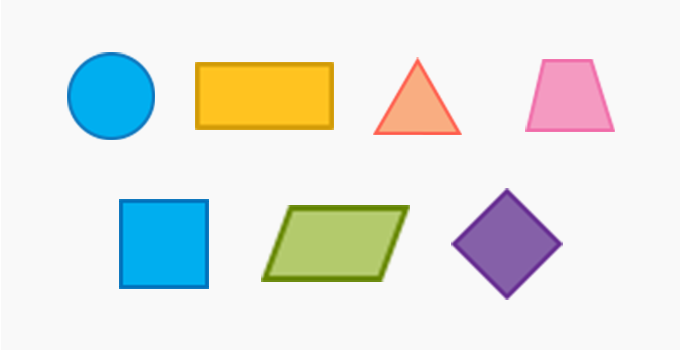
#> input picture shape.png, 680 x 350 px
$ python opencv23DtectGeomtrcShape.py
#> lines starting #> are read from the running program, lines starting #| are printed output that depends on the picture; after the words box and inside, x2 and y2 are one past the last pixel; in counts of white or black regions, pixels touching at a corner belong together; long printed decimals are rounded
import cv2
import numpy as np

img = cv2.imread('shape.png')
#> img is the input picture: shape (350, 680, 3); mean B, G, R 227.2, 231.2, 227.4
imGrey = cv2.cvtColor(img, cv2.COLOR_BGR2GRAY)
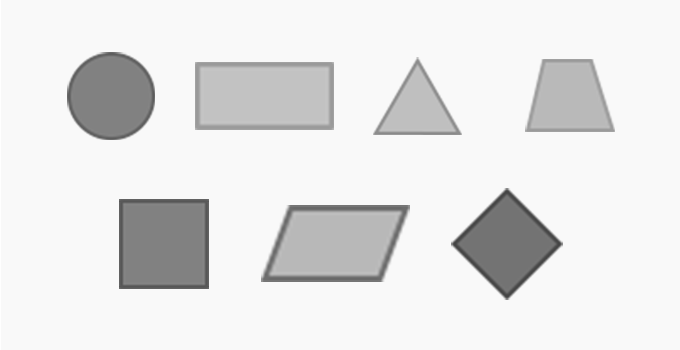
#> imGrey: shape (350, 680); min 68, max 255, mean 229.5

_, thresh = cv2.threshold(imGrey, 240, 255, cv2.THRESH_BINARY)
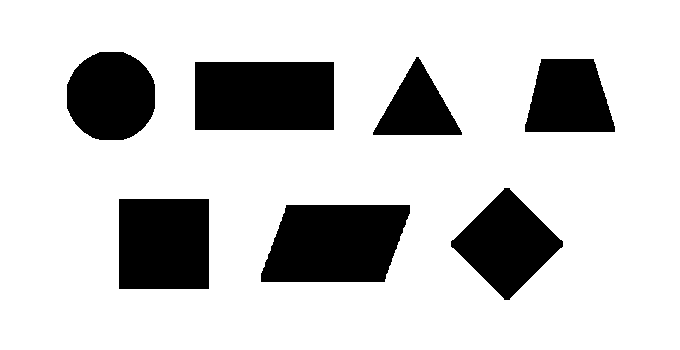
#> thresh: shape (350, 680); 79.4% white; 7 black regions
contours, _ = cv2.findContours(thresh, cv2.RETR_TREE, cv2.CHAIN_APPROX_NONE)
#> contours = 8 contours; box (x1, y1, x2, y2) and area: (0, 0, 680, 350) 236971, (260, 204, 411, 283) 9843, (194, 61, 335, 131) 9658, (118, 198, 210, 290) 8279, (450, 187, 564, 301) 6735, (66, 51, 156, 141) 6454, (524, 58, 616, 133) 5420, (372, 56, 463, 136) 3776

for contour in contours:
    approx = cv2.approxPolyDP(contour, 0.01*cv2.arcLength(contour, True), True)
    cv2.drawContours(img, [approx], 0, (0, 0, 0), 5)
    x = approx.ravel() [0]
    y = approx.ravel() [1] -5
    if len(approx) == 3:
        cv2.putText(img, "Triangle", (x, y), cv2.FONT_HERSHEY_COMPLEX, 0.5, (0, 0 ,0))
    elif len(approx) == 4:
        (x1, y1, w, h) = cv2.boundingRect(approx)
        aspectRatio = float(w)/h
        print(aspectRatio)
        if aspectRatio >= 0.95 and aspectRatio <= 1.05:
            cv2.putText(img, "Square", (x, y), cv2.FONT_HERSHEY_COMPLEX, 0.5, (0, 0 ,0))
        else :
            cv2.putText(img, "Rectangle", (x, y), cv2.FONT_HERSHEY_COMPLEX, 0.5, (0, 0 ,0))

    elif len(approx) == 5:
        cv2.putText(img, "Pentagon", (x, y), cv2.FONT_HERSHEY_COMPLEX, 0.5, (0, 0 ,0))
    elif len(approx) == 10:
        cv2.putText(img, "Star", (x, y), cv2.FONT_HERSHEY_COMPLEX, 0.5, (0, 0 ,0))
    else :
        cv2.putText(img, "Circle", (x, y), cv2.FONT_HERSHEY_COMPLEX, 0.5, (0, 0 ,0))
#> this loop made 8 passes
#> (approx, x, y, x1, y1, w, h, aspectRatio) on passes 1, 2, 3, 5, 6: ([[0, 0], [0, 349], [679, 349], [679, 0]], 0, -5, 0, 0, 680, 350, 1.94), ([[285, 205], [409, 204], [385, 281], [261, 282]], 285, 200, 261, 204, 149, 79, 1.89), ([[118, 199], [208, 198], [209, 288], [119, 289]], 118, 194, 118, 198, 92, 92, 1), ([[194, 62], [333, 61], [334, 129], [195, 130]], 194, 57, 194, 61, 141, 70, 2.01), ([[540, 59], [593, 58], [615, 131], [525, 132]], 540, 54, 525, 58, 91, 75, 1.21)
#> (x, y) on passes 4, 8: (504, 182), (99, 46)
#| 1.943
#| 1.886
#| 1.0
#| 2.014
#| 1.213
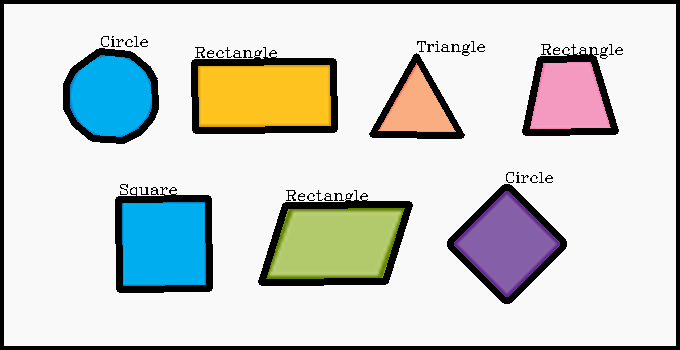
#> img: shape (350, 680, 3); 10.8% of pixels changed, all inside (x1, y1, x2, y2) = (0, 0, 680, 350)


cv2.imshow("shapes", img)
cv2.waitKey(0)
cv2.destroyAllWindows()

$ run again, with chessboard.png copied over shape.png
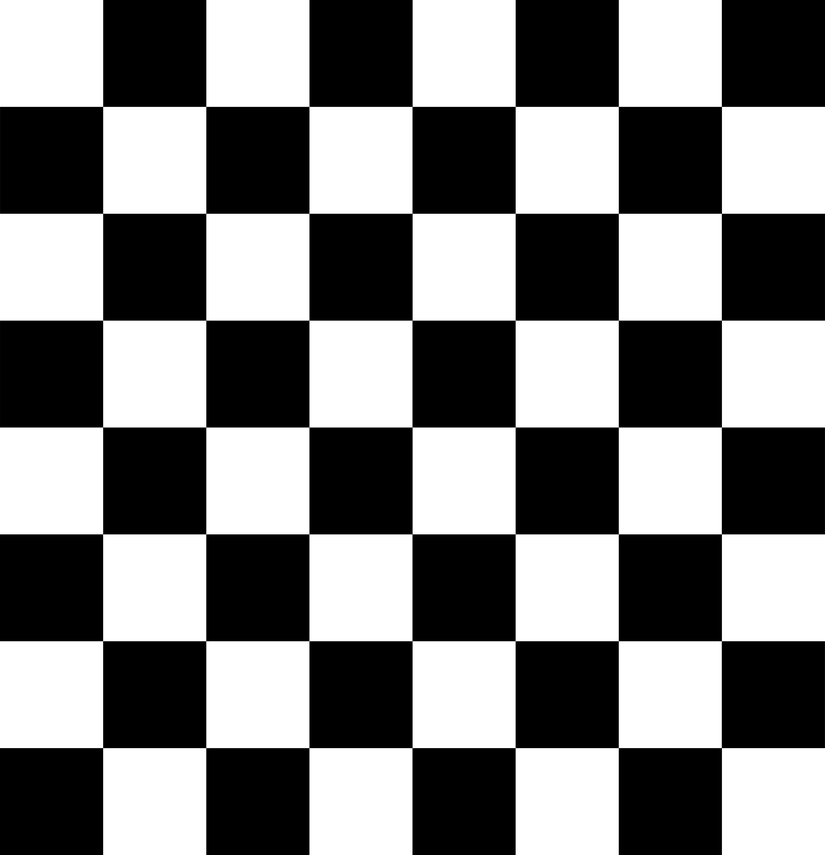
#> input picture chessboard.png, 825 x 855 px, shrunk from 3595 x 3723 before the run
#> img is the input picture: shape (855, 825, 3); min 0, max 255, mean 127.5
#> `_, thresh = cv2.threshold(imGrey, 240, 255, cv2.THRESH_BINARY)`:
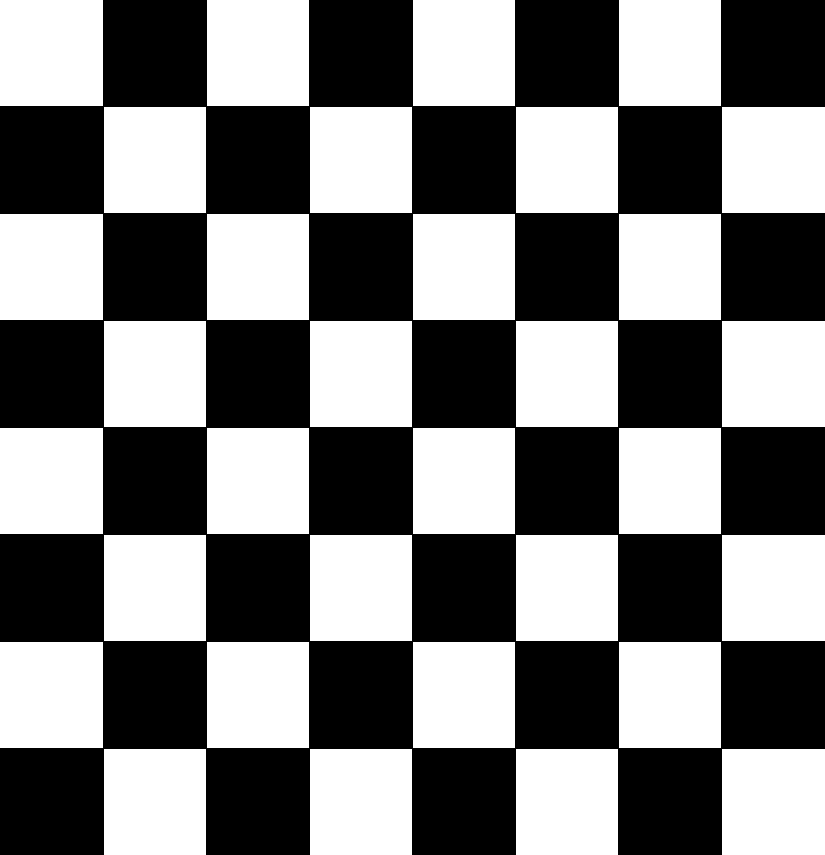
#> thresh: shape (855, 825); 49.2% white; 32 white regions
#> contours = 32 contours; largest, box (x1, y1, x2, y2) and area: (722, 749, 825, 855) 10710, (0, 642, 103, 748) 10710, (722, 535, 825, 641) 10710, (0, 428, 103, 534) 10710, (722, 321, 825, 427) 10710
#> the loop `for contour in contours:` made 32 passes
#> (approx, x, y, x1, y1, w, aspectRatio) on passes 1 to 5: ([[722, 749], [722, 854], [824, 854], [824, 749]], 722, 744, 722, 749, 103, 0.972), ([[516, 749], [516, 854], [617, 854], [617, 749]], 516, 744, 516, 749, 102, 0.962), ([[310, 749], [310, 854], [411, 854], [411, 749]], 310, 744, 310, 749, 102, 0.962), ([[104, 749], [104, 854], [205, 854], [205, 749]], 104, 744, 104, 749, 102, 0.962), ([[619, 642], [619, 747], [720, 747], [720, 642]], 619, 637, 619, 642, 102, 0.962)
#> (printed output is left out)
#> after the loop `for contour in contours:`:
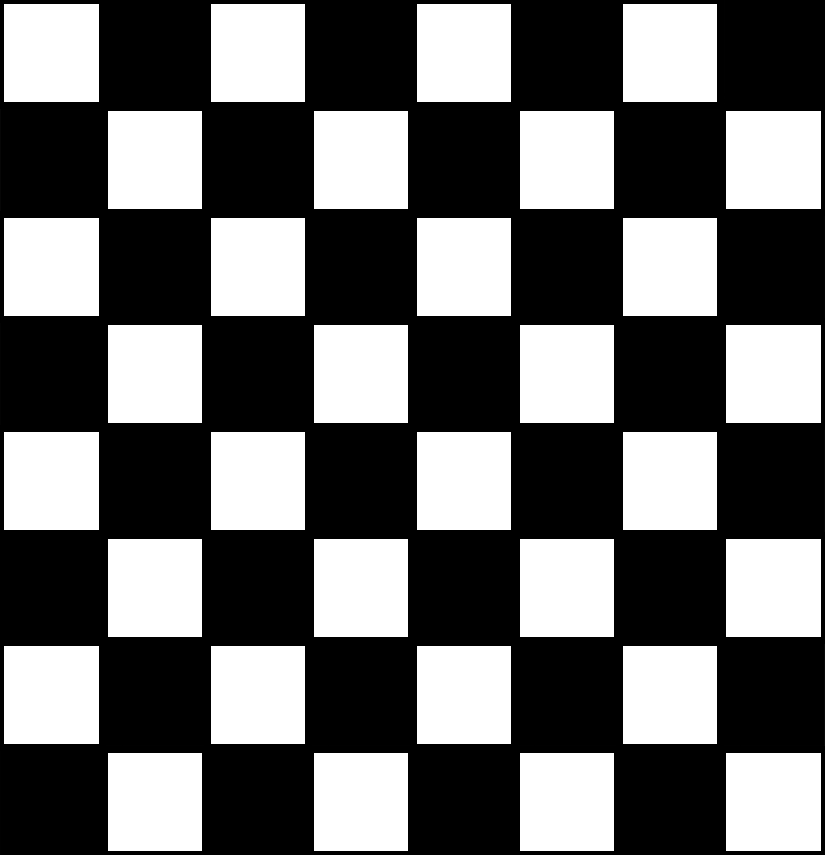
#> img: shape (855, 825, 3); 10.46% of pixels changed, all inside (x1, y1, x2, y2) = (0, 0, 825, 855)
